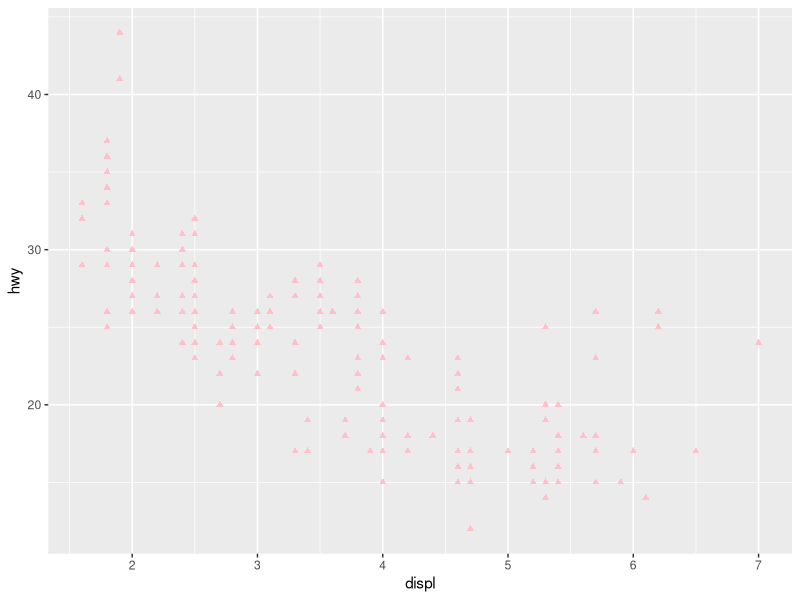
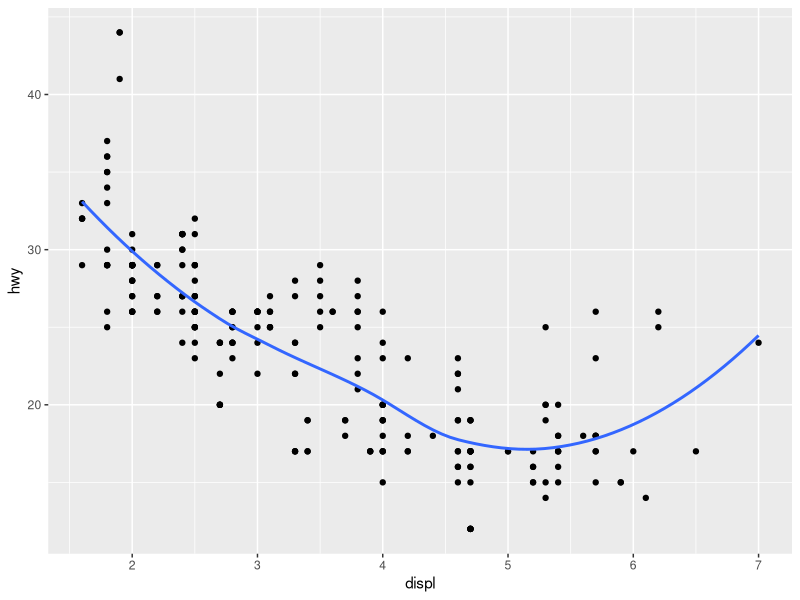
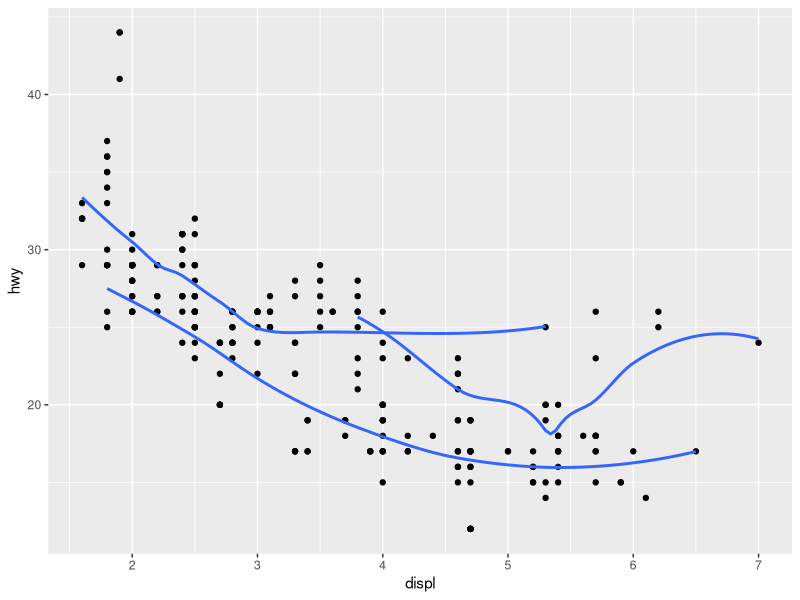
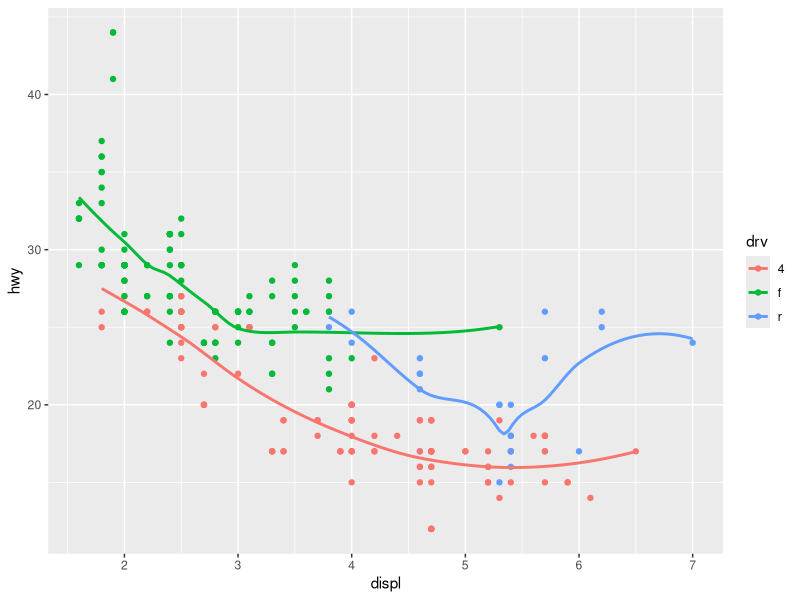
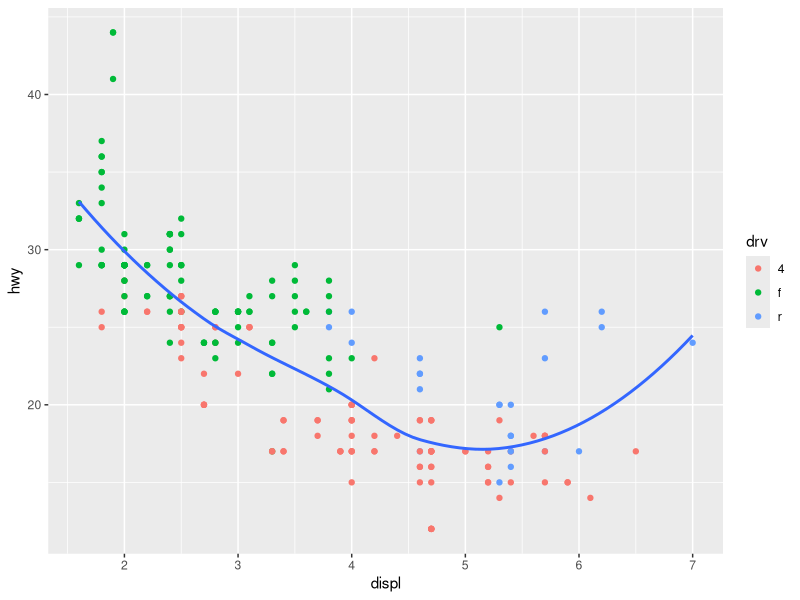
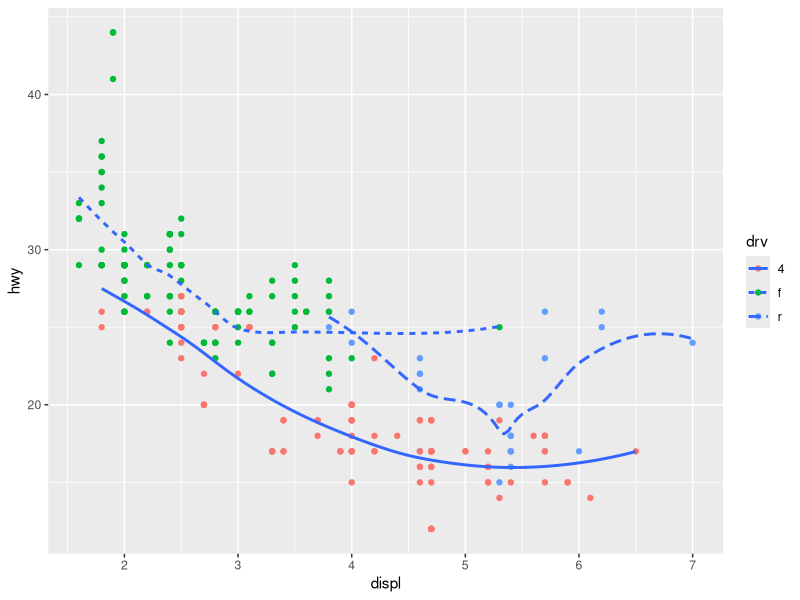
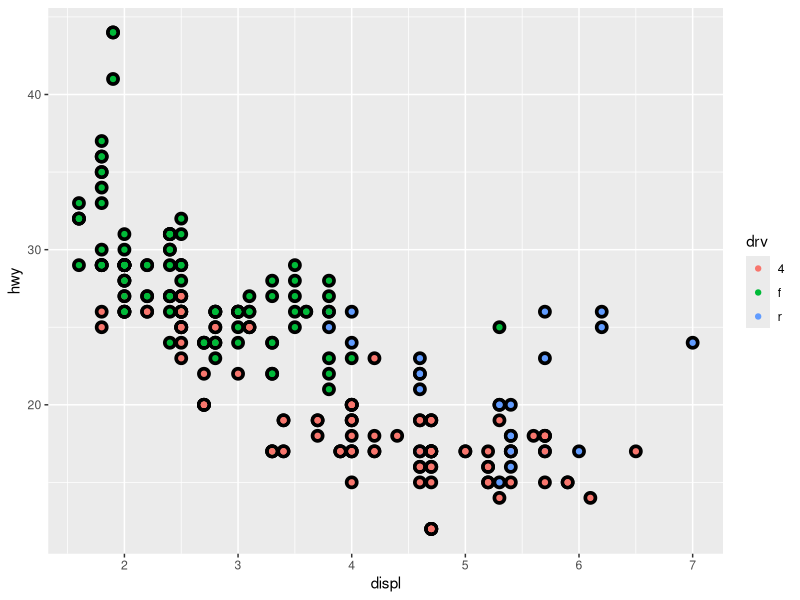
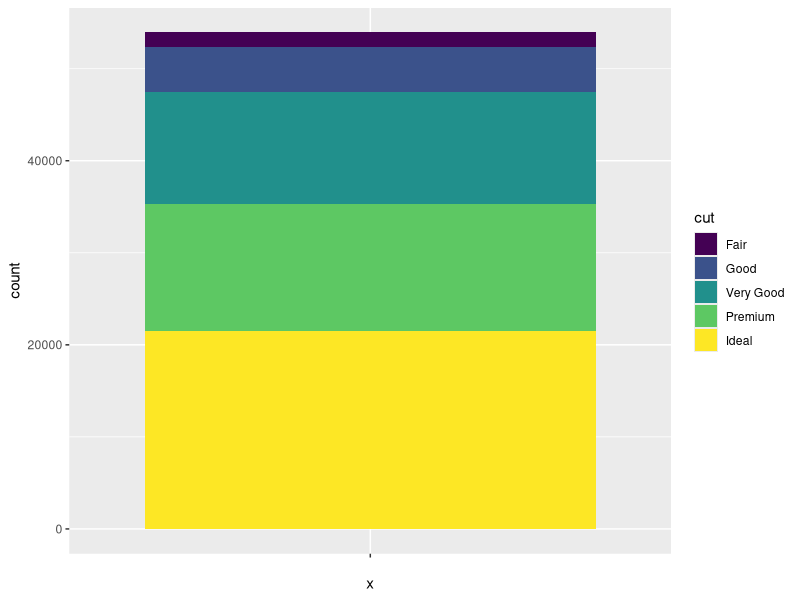

Source code (R) for these figures, in order:
## ---- chunk 1
#| warning: false
library(tidyverse)
## ---- chunk 2
ggplot(mpg, aes(x = displ, y = hwy)) +
  geom_point(color = "pink", shape = 17)
# note that because color and shape are set as constant values,
# they are set outside of the mapping aesthetics
## ---- chunk 3
ggplot(mpg, aes(x = displ, y = hwy)) +
  geom_point() +
  geom_smooth(se = FALSE)
## ---- chunk 4
ggplot(mpg, aes(x = displ, y = hwy)) +
  geom_point() +
  geom_smooth(se = FALSE, aes(group = drv))
## ---- chunk 5
ggplot(mpg, aes(x = displ, y = hwy, color = drv)) +
  geom_point() +
  geom_smooth(se = FALSE, aes(group = drv))
## ---- chunk 6
ggplot(mpg, aes(x = displ, y = hwy)) +
  geom_point(aes(color = drv)) +
  geom_smooth(se = FALSE)
## ---- chunk 7
ggplot(mpg, aes(x = displ, y = hwy)) +
  geom_point(aes(color = drv)) +
  geom_smooth(se = FALSE, aes(group = drv, linetype = drv))
## ---- chunk 8
ggplot(mpg, aes(x = displ, y = hwy)) +
  geom_point(color = "black", size = 4) +
  geom_point(aes(color = drv)) 
## ---- chunk 9
ggplot(diamonds, aes(x = "", fill = cut)) +
  geom_bar()

ggplot(diamonds, aes(x = "", fill = cut)) +
  geom_bar() + 
  coord_polar(theta = "y")
## ---- chunk 10
ggplot(diamonds, aes(x= cut, y = price, color = cut)) +
  geom_violin()
## ---- chunk 11
ggplot(diamonds, aes(x= price, color = cut)) +
  geom_histogram() +
  facet_wrap(~cut)
## ---- chunk 12
ggplot(diamonds, aes(x= price, color = cut)) +
  geom_freqpoly()
## ---- chunk 13
ggplot(diamonds, aes(x= price, color = cut)) +
  geom_density()
## ---- chunk 14
ggplot(data = diamonds, mapping = aes(x = carat, y = price)) +
  geom_boxplot(mapping = aes(group = cut_width(carat, 0.1)))
## ---- chunk 15
diamonds %>%
  mutate(color = fct_rev(color)) %>% # reverse the factor order
  ggplot(aes(x = color, y = price)) +
  geom_boxplot()
## ---- chunk 16
ggplot(data = diamonds) +
  geom_boxplot(mapping = aes(x = clarity, y = price))
## ---- chunk 17
ggplot(diamonds, aes(x = cut, y = carat)) +
  geom_boxplot()
## ---- chunk 18
diamonds %>%
  count(clarity, color) %>%
  ggplot(mapping = aes(y = clarity, x = color)) +
  geom_tile(mapping = aes(fill = n))
## ---- chunk 19
diamonds %>%
  group_by(clarity, color) %>%
  summarise(med_price = median(price)) %>%
  ggplot(mapping = aes(y = clarity, x = color)) +
  geom_tile(mapping = aes(fill = med_price))
